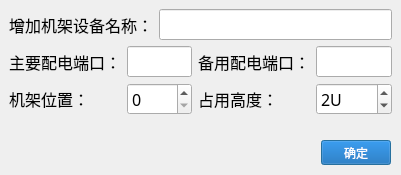
<?xml version="1.0" encoding="UTF-8"?>
<ui version="4.0">
 <class>DialogAddCabinetDevice</class>
 <widget class="QDialog" name="DialogAddCabinetDevice">
  <property name="geometry">
   <rect>
    <x>0</x>
    <y>0</y>
    <width>400</width>
    <height>172</height>
   </rect>
  </property>
  <property name="windowTitle">
   <string>确认信息</string>
  </property>
  <layout class="QVBoxLayout" name="verticalLayout_2">
   <property name="leftMargin">
    <number>0</number>
   </property>
   <property name="topMargin">
    <number>0</number>
   </property>
   <property name="rightMargin">
    <number>0</number>
   </property>
   <property name="bottomMargin">
    <number>0</number>
   </property>
   <item>
    <widget class="QWidget" name="widget_white" native="true">
     <property name="font">
      <font>
       <family>微软雅黑</family>
       <pointsize>12</pointsize>
      </font>
     </property>
     <layout class="QVBoxLayout" name="verticalLayout">
      <item>
       <layout class="QHBoxLayout" name="horizontalLayout_2">
        <item>
         <widget class="QLabel" name="label_name">
          <property name="text">
           <string>增加机架设备名称：</string>
          </property>
         </widget>
        </item>
        <item>
         <widget class="QLineEdit" name="lineEdit_name"/>
        </item>
       </layout>
      </item>
      <item>
       <layout class="QGridLayout" name="gridLayout">
        <item row="0" column="0">
         <widget class="QLabel" name="label_2">
          <property name="text">
           <string>主要配电端口：</string>
          </property>
         </widget>
        </item>
        <item row="0" column="2">
         <widget class="QLabel" name="label_5">
          <property name="text">
           <string>备用配电端口：</string>
          </property>
         </widget>
        </item>
        <item row="1" column="0">
         <widget class="QLabel" name="label_3">
          <property name="text">
           <string>机架位置：</string>
          </property>
         </widget>
        </item>
        <item row="1" column="1">
         <widget class="QSpinBox" name="spinBox_pos">
          <property name="maximum">
           <number>9999</number>
          </property>
         </widget>
        </item>
        <item row="1" column="2">
         <widget class="QLabel" name="label_6">
          <property name="text">
           <string>占用高度：</string>
          </property>
         </widget>
        </item>
        <item row="1" column="3">
         <widget class="QSpinBox" name="spinBox_height">
          <property name="suffix">
           <string>U</string>
          </property>
          <property name="prefix">
           <string/>
          </property>
          <property name="minimum">
           <number>1</number>
          </property>
          <property name="maximum">
           <number>9999</number>
          </property>
          <property name="value">
           <number>2</number>
          </property>
         </widget>
        </item>
        <item row="0" column="1">
         <widget class="QLineEdit" name="lineEdit_port"/>
        </item>
        <item row="0" column="3">
         <widget class="QLineEdit" name="lineEdit_port2"/>
        </item>
       </layout>
      </item>
      <item>
       <spacer name="verticalSpacer">
        <property name="orientation">
         <enum>Qt::Vertical</enum>
        </property>
        <property name="sizeHint" stdset="0">
         <size>
          <width>20</width>
          <height>40</height>
         </size>
        </property>
       </spacer>
      </item>
     </layout>
    </widget>
   </item>
   <item>
    <layout class="QHBoxLayout" name="horizontalLayout_4">
     <property name="leftMargin">
      <number>10</number>
     </property>
     <property name="topMargin">
      <number>10</number>
     </property>
     <property name="rightMargin">
      <number>10</number>
     </property>
     <property name="bottomMargin">
      <number>10</number>
     </property>
     <item>
      <spacer name="horizontalSpacer">
       <property name="orientation">
        <enum>Qt::Horizontal</enum>
       </property>
       <property name="sizeHint" stdset="0">
        <size>
         <width>40</width>
         <height>20</height>
        </size>
       </property>
      </spacer>
     </item>
     <item>
      <widget class="QPushButton" name="pushButton_ok">
       <property name="minimumSize">
        <size>
         <width>70</width>
         <height>25</height>
        </size>
       </property>
       <property name="maximumSize">
        <size>
         <width>70</width>
         <height>16777215</height>
        </size>
       </property>
       <property name="styleSheet">
        <string notr="true">background-color: rgb(0,90,173);
color: rgb(255, 255, 255);</string>
       </property>
       <property name="text">
        <string>确定</string>
       </property>
      </widget>
     </item>
    </layout>
   </item>
  </layout>
 </widget>
 <resources/>
 <connections>
  <connection>
   <sender>pushButton_ok</sender>
   <signal>clicked()</signal>
   <receiver>DialogAddCabinetDevice</receiver>
   <slot>accept()</slot>
   <hints>
    <hint type="sourcelabel">
     <x>318</x>
     <y>145</y>
    </hint>
    <hint type="destinationlabel">
     <x>182</x>
     <y>83</y>
    </hint>
   </hints>
  </connection>
 </connections>
</ui>
